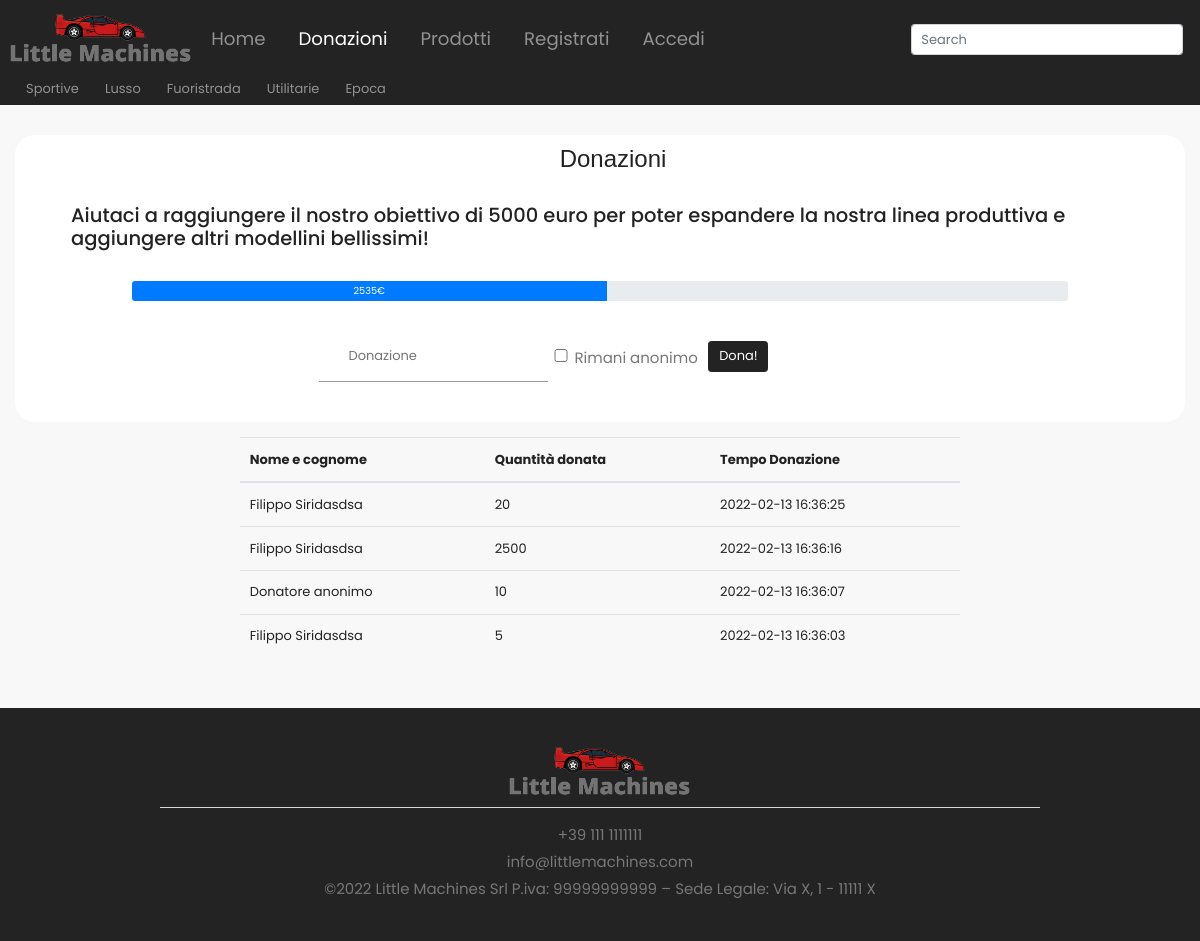
/pages/donation.php, run on the app's committed database.
### tables this page shows
CREATE TABLE `donation` (
  `idD` int(11) NOT NULL,
  `idU` int(11) NOT NULL,
  `anonimo` tinyint(1) NOT NULL DEFAULT 0,
  `valoreDonazione` int(11) NOT NULL,
  `dataDonazione` datetime NOT NULL DEFAULT current_timestamp()
);

CREATE TABLE `user` (
  `idU` int(11) NOT NULL,
  `firstname` varchar(50) NOT NULL,
  `lastname` varchar(50) NOT NULL,
  `email` varchar(100) NOT NULL,
  `password` varchar(100) NOT NULL,
  `city` varchar(50) DEFAULT NULL,
  `address` text DEFAULT NULL
);

### public_html/pages/donation.php (the view, shortened to what this page needs)
<!DOCTYPE html>
<?php
require_once '../api/functions.php';
$root = '..';
$donation = true;
?>
<html lang="en">
    <head>
        <?php require_once "../include/library.php"; ?>
        <link href="../css/common.css" rel="stylesheet">
        <link href="../css/form.css" rel="stylesheet">
        <link href="../css/product.css" rel="stylesheet">
    </head>
    <body class="d-flex flex-column min-vh-100">
        <?php
        require_once "../include/header.php";
        require_once '../database/connectDB.php';
        if(!$result = $conn -> query("SELECT firstname, lastname, anonimo, valoreDonazione, dataDonazione
                                        FROM donation NATURAL JOIN user ORDER BY  dataDonazione DESC;")){
            require_once '../database/disconnectDB.php';
            exitJSON(false, "Errore database", 1);
        }
        $tot = 0;
        $donations = array();
        while ($res = $result -> fetch_assoc()){
            $tot += $res['valoreDonazione']/100.0;
            $donations[] = $res;
        }
        ?>
        <main class="container">
            <h1 class="spazioSinistra titoloPagina margin">Donazioni</h1>
            <h4 class="spazioSinistra margin">
                Aiutaci a raggiungere il nostro obiettivo di 5000 euro per poter espandere la nostra linea produttiva e aggiungere altri modellini bellissimi!
            </h4>
            <div class="progress margin" style="height: 20px; width:80%; margin:auto">
                <div class="progress-bar" role="progressbar" style="width: <?php echo $tot*100/5000?>%;" aria-valuenow="<?php echo $tot?>&euro;" aria-valuemin="0" aria-valuemax="5000"><?php echo $tot?>&euro;</div>
            </div>
            <form id="donation" class="spazioSinistra margin" style="margin-left:25%">
                <div class="row">
                    <input type="number" name="amount" id="valoreDonazioni" min="0" class="borderInputBlue" style="width:27%;float:left" placeholder="Donazione" >
                    <div class="" style="margin-top:13px; width:150px"><input type="checkbox" name="anon" id="anonimo" style="display: inline!important; float:left;margin-top:5px"><p>Rimani anonimo</p></div>
                    <button class="btn btn-round bottoneCarrello" style="float:left;margin:10px;" type="submit">
                        Dona!
                    </button>
                </div>
            </form>
        </main>
        <table class="table" style="width:60%;margin:auto; margin-bottom:50px" >
            <thead>
                <tr>
                    <th scope="col">Nome e cognome</th>
                    <th scope="col">Quantità donata</th>
                    <th scope="col">Tempo Donazione</th>
                </tr>
            </thead>
            <tbody>
            <?php
                foreach ($donations as $donation){
                    if($donation['anonimo']){
                        $nomeCognome = "Donatore anonimo";
                    }else{
                        $nomeCognome = $donation['firstname'].' '.$donation['lastname'];
                    }
                    echo "
                    <tr>
                        <td>$nomeCognome</td>
                        <td>".$donation['valoreDonazione']/100.0."</td>
                        <td>".$donation['dataDonazione']."</td>
                    </tr>
                    ";
                }
            ?>
            </tbody>
        </table>
        <?php
            require_once "../include/footer.php";
        ?>
    </body>
</html>

### public_html/include/library.php (shortened to what this page needs)
<link rel="stylesheet" href="https://maxcdn.bootstrapcdn.com/bootstrap/4.0.0/css/bootstrap.min.css">

### public_html/include/header.php (shortened to what this page needs)
<header class="header">
    <nav class="navbar navbar-expand-lg navbar-dark bg-dark fixed-top coloreSito">
        <a href="<?php echo $root ?>/index.php" class="navbar-brand"><img src="<?php echo $root ?>/img/logo.png" alt="Logo" style="max-height: 50px;"></a>
        <div class="collapse navbar-collapse" id="navbarSupportedContent">
            <ul class="navbar-nav mr-auto">
                <li class="nav-item <?php echo isset($home) ? 'active' : '' ?>">
                    <a href="<?php echo $root ?>/index.php" class="nav-link">Home</a>
                </li>
                <li class="nav-item <?php echo isset($donation) ? 'active' : '' ?>">
                    <a href="<?php echo $root ?>/pages/donation.php" class="nav-link">Donazioni</a>
                </li>
                <li class="nav-item <?php echo isset($search) ? 'active' : '' ?>">
                    <a href="<?php echo $root ?>/pages/search.php" class="nav-link">Prodotti</a>
                </li>
                <?php
                    if(isset($_SESSION['idU']))
                        include_once 'header_loggato.php';
                    else
                        include_once 'header_nologgato.php';
                ?>
            </ul>
            <form class="form-inline my-2 my-lg-0" id="search-form">
                <input class="form-control mr-sm-2" id="search-input" type="search" placeholder="Search" aria-label="Search">
            </form>
        </div>
    </nav>
    <div >
        <div class=" navbar-dark bg-dark fixed-top coloreSito" style="margin-top:77px" id="categorie">
            <div class="nav-item spazioSinistra testoCategoria" style="float:left"><a href="<?php echo $root;?>/pages/search.php?search=sportive" class="testoCategoria">Sportive</a></div>
            <div class="nav-item spazioSinistra testoCategoria" style="float:left"><a href="<?php echo $root;?>/pages/search.php?search=lusso" class="testoCategoria">Lusso</a></div>
            <div class="nav-item spazioSinistra testoCategoria" style="float:left"><a href="<?php echo $root;?>/pages/search.php?search=fuoristrada" class="testoCategoria">Fuoristrada</a></div>
            <div class="nav-item spazioSinistra testoCategoria" style="float:left"><a href="<?php echo $root;?>/pages/search.php?search=utilitaria" class="testoCategoria">Utilitarie</a></div>
            <div class="nav-item spazioSinistra testoCategoria" style="float:left"><a href="<?php echo $root;?>/pages/search.php?search=epoca" class="testoCategoria">Epoca</a></div>
        </div>
    </div>
</header>

### public_html/include/header_nologgato.php
<li class="nav-item <?php echo isset($register) ? 'active' : '' ?>">
    <a href="<?php echo $root ?>/pages/registration.php" class="nav-link">Registrati</a>
</li>
<li class="nav-item <?php echo isset($login) ? 'active' : '' ?>">
    <a href="<?php echo $root ?>/pages/login.php" class="nav-link">Accedi</a>
</li>

### public_html/include/footer.php
<footer class="mt-auto">
	<div class="container-fluid padding">
		<div class="row text-center">
			<div class="col-md-12">
				<img src="<?php echo $root?>/img/logo.png" alt="logo" style="max-height: 50px;">
				<hr class="light">
                <p><a class="linkFooter" href = "tel:+391111111111">+39 111 1111111</a></p>
                <p><a class="linkFooter" href = "mailto:info@littlemachines.com">info@littlemachines.com</a></p>
                <p>&copy;2022 Little Machines Srl P.iva: 99999999999 – Sede Legale: Via X, 1 - 11111 X</p>
			</div>
		</div>
	</div>
</footer>

### public_html/css/common.css (style rules this page uses)
html, body { height: 100%; width: 100%; font-family: 'Poppins',sans-serif; color: #222 !important; font-size: 13px !important; line-height: 1.8 !important; color: #222 !important; background: #f8f8f8 !important; }
.navbar { padding:.8rem; }
.navbar-nav li { padding-right: 20px; }
.nav-link { font-size:1.4em !important; }
.padding { padding-bottom: 2rem; }
footer { background-color:#232324 !important; color:#d5d5d5; padding-top: 2rem; }
hr.light { border-top: 1px solid #d5d5d5; width:75%; margin-top: .8rem; margin-bottom:1rem; }
[class*="col-"] { padding: 1rem; }
.spazioSinistra { padding-left: 26px; }
.header { margin-bottom: 105px; }
.margin { margin:30px; }
.coloreSito { background-color: #232324 !important; }
.testoCategoria { color: rgba(255,255,255,.5) !important; background-color: transparent !important; text-decoration: none !important; border-bottom:2px #d6d3bf; padding-bottom: 5px; }
.testoCategoria:link { color: rgba(255,255,255,.5) !important; background-color: transparent !important; text-decoration: none !important; border-bottom:2px #d6d3bf; padding-bottom: 5px; }
.titoloPagina { font-family: Arial, Helvetica, sans-serif; font-size: 3vh; margin: auto; text-align: center; }
.linkFooter { color:#777!important; text-decoration: none; }
.linkFooter:link { color:#777!important; text-decoration: none; }

### public_html/css/form.css (style rules this page uses)
input[type=checkbox] { appearance: checkbox !important; }
img { max-width: 100%; height: auto; }
p { margin-bottom: 0px; font-size: 15px; color: #777; }
body { height: 100%; width: 100%; font-family: 'Poppins',sans-serif; color: #222 !important; font-size: 13px !important; line-height: 1.8 !important; color: #222 !important; background: #f8f8f8 !important; }
.container { background: #fff; padding: 10px 0; margin: 30px auto 15px auto; border-radius: 20px; }
input { width: 80%; display: block; border: none; border-bottom: 1px solid #999; padding: 6px 30px; box-sizing: border-box; }
input[type=checkbox]:not(old) { width: 2em; margin: 0; padding: 0; font-size: 1em; display: none; }
@media screen and (max-width: 1200px) { .container { width: calc( 100% - 30px); max-width: 100%; } }
@media screen and (min-width: 1024px) { .container { max-width: 1200px; } }

### public_html/css/product.css (style rules this page uses)
.container { width: 900px; background: #fff; padding: 10px 0; margin: 30px auto 15px auto; border-radius: 20px; }
@media screen and (max-width: 1200px) { .container { width: calc( 100% - 30px); max-width: 100%; } }
.bottoneCarrello { color: #fff; background-color: #232324; border-color: #232324; animation-duration: 1s; }

### data on the page
donation: idU.lastname "Filippo Siridasdsa", $donation['valoreDonazione']/100.0 "20", dataDonazione "2022-02-13 16:36:25"
donation: idU.lastname "Filippo Siridasdsa", $donation['valoreDonazione']/100.0 "2500", dataDonazione "2022-02-13 16:36:16"
donation: anonimo "Donatore anonimo", $donation['valoreDonazione']/100.0 "10", dataDonazione "2022-02-13 16:36:07"
donation: idU.lastname "Filippo Siridasdsa", $donation['valoreDonazione']/100.0 "5", dataDonazione "2022-02-13 16:36:03"

### other printed values
$tot "2535"
